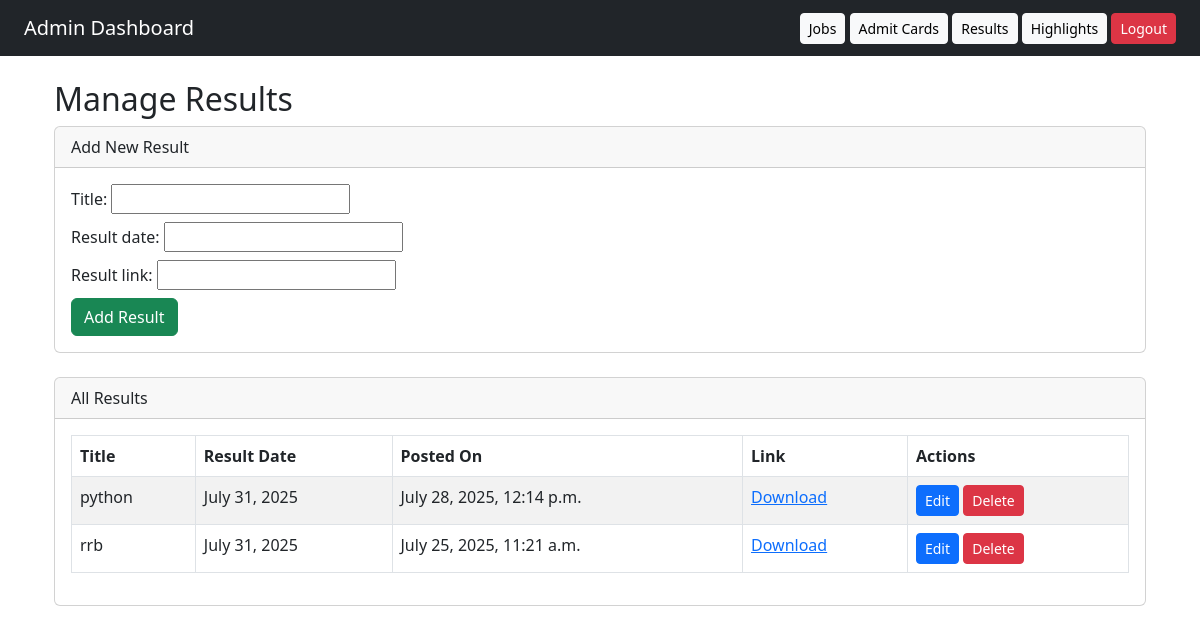
/dashboard/results/ (signed in), run on an earlier commit of the app's database.
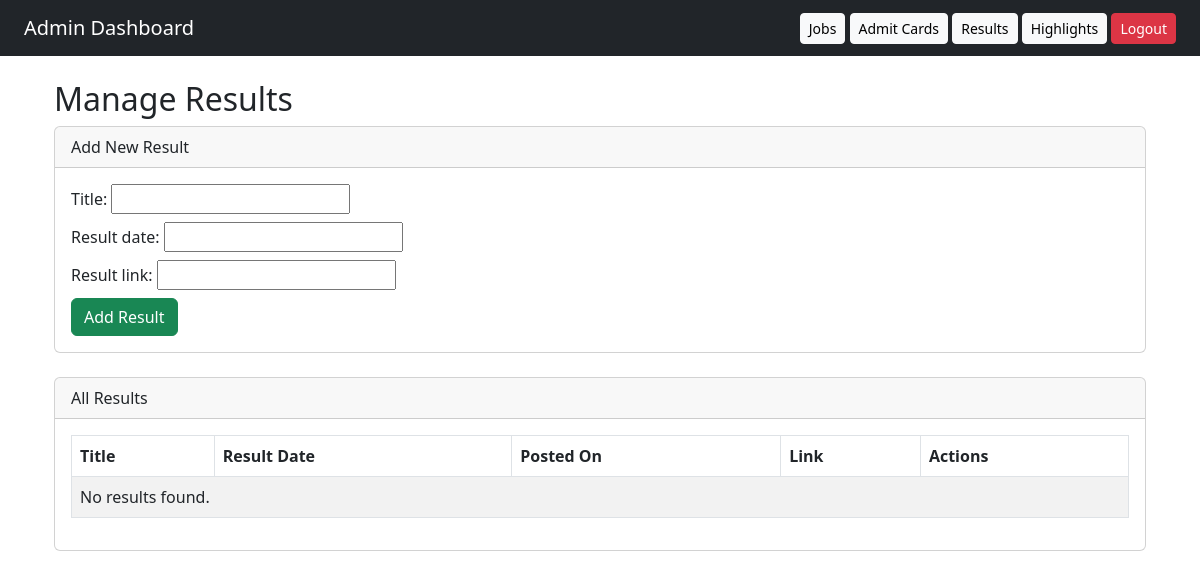
And on a later commit of the database.
### core/models.py (models this page shows, shortened)
class Result(models.Model):
    title = models.CharField(max_length=200)
    result_date = models.DateField(null=True, blank=True)
    result_link = models.URLField()
    posted_on = models.DateTimeField(auto_now_add=True)

### core/views.py (the view)
# urls.py: path('dashboard/results/', views.manage_results, name='manage_results'),
@login_required
def manage_results(request):
    results = Result.objects.all().order_by('-posted_on')
    if request.method == 'POST':
        form = ResultForm(request.POST)
        if form.is_valid():
            form.save()
            return redirect('manage_results')
    else:
        form = ResultForm()
    return render(request, 'dashboard/manage_results.html', {'form': form, 'results': results})

### core/forms.py
class ResultForm(forms.ModelForm):
    class Meta:
        model = Result
        fields = ['title', 'result_date', 'result_link']
        widgets ={
            'exam_date': forms.DateInput(attrs={'type': 'data'})
        }

### core/templates/dashboard/manage_results.html (shortened to what this page needs)
{% extends 'dashboard/dashboard_base.html' %}
{% load static %}
{% block content %}
<div class="container mt-4">
    <h2>Manage Results</h2>
    <div class="card mb-4">
        <div class="card-header">Add New Result</div>
        <div class="card-body">
            <form method="POST">
                <div class="form-group mb-2">
                    {{ form.title.label_tag }}
                    {{ form.title }}
                </div>
                <div class="form-group mb-2">
                    {{ form.result_date.label_tag }}
                    {{ form.result_date }}
                </div>
                <div class="form-group mb-2">
                    {{ form.result_link.label_tag }}
                    {{ form.result_link }}
                </div>
                <button type="submit" class="btn btn-success">Add Result</button>
            </form>
        </div>
    </div>
    <div class="card">
        <div class="card-header">All Results</div>
        <div class="card-body">
            <table class="table table-bordered table-striped">
                <thead class="thead-dark">
                    <tr>
                        <th>Title</th>
                        <th>Result Date</th>
                        <th>Posted On</th>
                        <th>Link</th>
                        <th>Actions</th>
                    </tr>
                </thead>
                <tbody>
                    {% for result in results %}
                    <tr>
                        <td>{{ result.title }}</td>
                        <td>{{ result.result_date }}</td>
                        <td>{{ result.posted_on }}</td>
                        <td><a href="{{ result.result_link }}" target="_blank">Download</a></td>
                        <td>
                            <a href="{% url 'edit_result' result.id %}" class="btn btn-sm btn-primary">Edit</a>
                            <a href="{% url 'delete_result' result.id %}" class="btn btn-sm btn-danger" onclick="return confirm('Are you sure?')">Delete</a>
                        </td>
                    </tr>
                    {% empty %}
                    <tr><td colspan="5">No results found.</td></tr>
                    {% endfor %}
                </tbody>
            </table>
        </div>
    </div>
</div>
{% endblock %}

What changed in the data, as far as the page shows it:
removed Result: title "python", result_date "July 31, 2025", posted_on "July 28, 2025, 12:14 p.m."
removed Result: title "rrb", result_date "July 31, 2025", posted_on "July 25, 2025, 11:21 a.m."
Also different on the page:
text now shown: "No results found."
